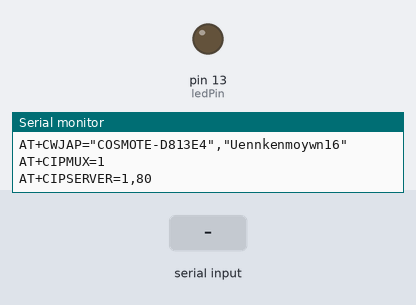
The sketch below on a simulated Arduino Uno, built with avr-gcc and run on an emulated ATmega328P. Shown: output pins drawn as LEDs (lit = HIGH), the last lines printed to the serial monitor. The test bench sets the inputs (shaded band).

Above: at 12.5 s.
12.6 s: "/on" received over Serial
At 13.3 s:
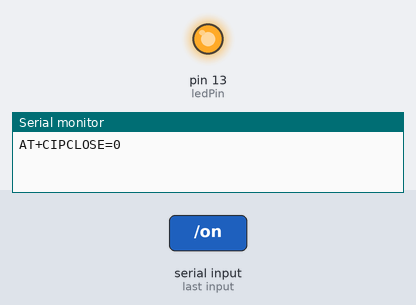
14.1 s: "/off" received over Serial
At 14.5 s:
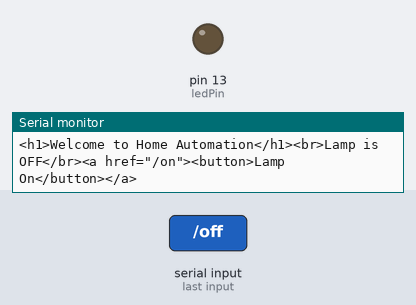
Timing chart, 0 to 17.1 s (numbered marks = the images above; inputs shaded):
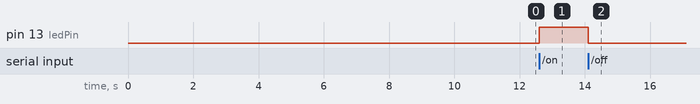

The sketch:

IOT.ino
```cpp
//#include <SoftwareSerial.h> // βιβλιοθήκη για προγραμματιζόμενη σειριακή
#include <string.h> // βιβλιοθήκη για συμβολοσειρές

void dump();          // Συνάρτηση καθαρισμού σειριακής (Buffer)
void SendPageHigh(); // Συνάρτηση όταν είναι αναμμένο το φως
void SendPageLow(); // Συνάρτηση όταν δεν είναι αναμμένο το φως

//SoftwareSerial esp(3,2); //rx=3, tx=2
char data[50];
int ledPin=13;
int state=LOW;
int index;

void setup() {
 //Serial.begin(9600);
 Serial.begin(9600);
 pinMode(ledPin,OUTPUT);
 Serial.println("AT+RST");
 delay(6000);
 Serial.println("AT+CWMODE=1");
 delay(100);
 Serial.println("AT+CWJAP=\"COSMOTE-D813E4\",\"Uennkenmoywn16\"");
 delay(5000);
// Serial.println("AT+CIPSTA=\"192.168.1.11\""); //orismos statikis IP
 //delay(5000);
 Serial.println("AT+CIPMUX=1");
 delay(100);
 Serial.println("AT+CIPSERVER=1,80");
 delay(100);
 dump();
 //SendPageLow();
}

void loop() {
  index=0;
  while(Serial.available() && index<499){
    data[index]=Serial.read();
    index++;
    delay(2);
  }
  data[index]='\0';
  if (index>0){
    if(strstr(data,"/on")){
      state=HIGH;
      digitalWrite(ledPin,state);
    }
    else if (strstr(data,"/off")){
      state=LOW;
      digitalWrite(ledPin,state);
    }
    if (state==HIGH)SendPageHigh(); else SendPageLow();
  }
}


void dump () {
  while (Serial.available())
        Serial.read();
}

void SendPageHigh(){
 Serial.println("AT+CIPSEND=0,100");
  delay(100);
  Serial.println("<h1>Welcome to Home Automation</h1><br>Lamp is ON</br><a href=\"/off\"><button>Lamp Off</button></a>");
  delay(500);
 Serial.println("AT+CIPCLOSE=0");
  delay(100);
  //Serial.println("Led On");
  dump();
}

void SendPageLow(){
  Serial.println("AT+CIPSEND=0,99");
  delay(100);
  Serial.println("<h1>Welcome to Home Automation</h1><br>Lamp is OFF</br><a href=\"/on\"><button>Lamp On</button></a>");
  delay(500);
  Serial.println("AT+CIPCLOSE=0");
  delay(100);
  //Serial.println("Led Off");
  dump();
}
```

Measured:
- after the input at 12.6 s, pin 13 (ledPin): LOW → HIGH at once
- after the input at 14.1 s, pin 13 (ledPin): HIGH → LOW at once
